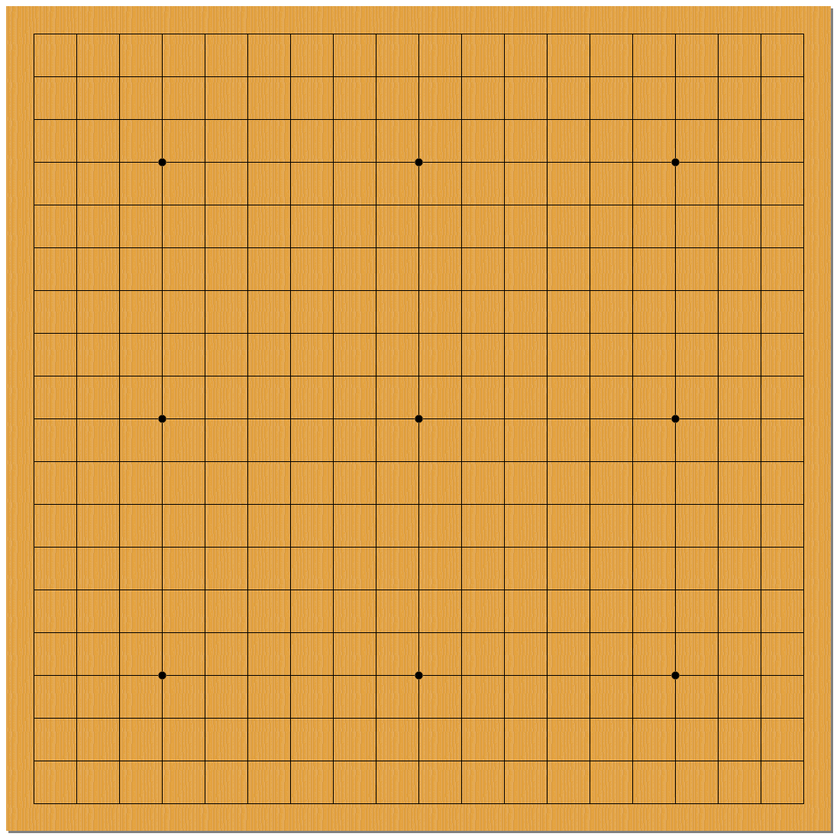
#> input picture Board.png, 840 x 840 px, shrunk from 1100 x 1100 before the run, found by its file name
$ jupyter execute read_pic.ipynb
#> lines starting #> are read from the running program, lines starting #| are printed output that depends on the picture; after the words box and inside, x2 and y2 are one past the last pixel; in counts of white or black regions, pixels touching at a corner belong together
[cell 1]
import cv2
import matplotlib.pyplot as plt
from PIL import Image
import numpy as np
from fpdf import FPDF

[cell 2]
Black = [(9,9), (8,3)]


global_array = [
        [[0],[0],[0],[0],[0],[0],[0],[0],[0],[0]],
        [[0],[0],[0],[0],[0],[0],[0],[0],[0],[0]],
        [[0],[0],[0],[0],[0],[0],[0],[0],[0],[0]],
        [[0],[0],[0],[0],[0],[0],[0],[0],[0],[0]],
        [[0],[0],[0],[0],[0],[0],[0],[0],[0],[0]],
]

print('Row:{}'.format(len(global_array)))
print('Col:{}'.format(len(global_array[0])))

# (6,6)
global_array[0][0].append((1, 8)) #0/1/2, num
global_array[0][0].append((2, 11))
global_array[0][0].append((1, 16))

global_array[2][2].append((1, 7)) #0/1/2, num
global_array[2][2].append((2, 12))
global_array[2][2].append((1, 19))

print(global_array[0][0][:])
print(len(global_array[0][0]))

print(global_array[2][2][:])
print(len(global_array[2][2]))

[cell 3]
# counter = 0
def output(array, counter):

#> called with counter = 0
    img = cv2.imread('./samples/Board.png')
#> img is the input picture: shape (840, 840, 3); mean B, G, R 75.7, 160.7, 218.6
    #img = cv2.cvtColor(img, cv2.COLOR_BGR2RGB)
    #img_gray = cv2.cvtColor(img, cv2.COLOR_BGR2GRAY)

    #outside_center_coordinates = (750,750) #44
    white_sequence_number = 2
    black_sequence_number = 1


    total_blackNum = 0
    total_whiteNum = 0

    my_dict = {}
    #center_coordinate = (548, 548)
    #left_top_coordinate = (44, 45)
    Black_board_coordinate = []
    White_board_coordinate = []


    for i in range(len(array)): #create dic to store value
        for j in range(len(array[i])):

            my_dict[(i, j)] = array[i][j] #0/1/2

            if array[i][j] != 0:
                #print("array[i][j] != 0")
                #print("global_len: ", len(global_array[i][j]))

                if len(global_array[i][j]) == 1:
                    #print("global len == 1")
                    counter = counter + 1
                    #print("counter: ", counter)

                    global_array[i][j].append((array[i][j], counter))

                else:
                    #print(global_array[i][j][-1][0])
                    if global_array[i][j][-1][0] != array[i][j]:
                        counter = counter + 1
                        global_array[i][j].append((array[i][j], counter))

    for key, value in my_dict.items(): #checking 0 / 1 / 2
        if value == 1:
            # counter += 1
            #print("value == 1")
            if key not in exit_black_array:
                #if key not in exit_white_array:
                Black.append(key)
                exit_black_array.append(key)
                # [4 lines of commented-out code are left out]

        elif value == 2:
            if key not in exit_black_array:
                White.append(key)
                exit_black_array.append(key)
            #print("added")
            #print("exit: ", exit_black_array)

    for item in Black:
        if item not in exit_white_array:
            exit_white_array.append(item)

    #print("Black -sorted", Black)
    #print("Black_array: ", Black) # return the location of black peices
    #print("White_array: ", White) # return the location of white peices
#=========================== Checking eaten peices =======================
    #if
#==========================================================================
    #changing the location into actual board coordinate
    for i in range(len(Black)):
        Black_board_coordinate.append((int(44+board_ratio * Black[i][1]) , int(44+board_ratio * Black[i][0])))
        #print("board coordinate: ", Black_board_coordinate)
        #img = cv2.circle(img, Black_board_coordinate, radius, (0, 0, 0), thinkness)
        total_blackNum += 1

    for i in range(len(White)):
        White_board_coordinate.append((int(44+board_ratio * White[i][1]) , int(44+board_ratio * White[i][0])))
        #img = cv2.circle(img, White_board_coordinate, radius, (255, 255, 255), thinkness)
        total_whiteNum += 1

    #print("黑棋總數量: ", total_blackNum)
    #print("白棋總數量: ", total_whiteNum)

#===========================================================================

#========== Draw ===============
    for i in range(len(Black_board_coordinate)): #draw black

        #print(Black_board_coordinate[i][0])
        img = cv2.circle(img, (Black_board_coordinate[i][0], Black_board_coordinate[i][1]), radius, (0, 0, 0), thinkness) #center

    for i in range(len(White_board_coordinate)): #draw white

        img = cv2.circle(img, (White_board_coordinate[i][0], White_board_coordinate[i][1]), radius, (250, 250, 250), thinkness) #center
        img = cv2.circle(img, White_board_coordinate[i], radius, (0, 0, 0), 2)


    for i in range(len(White_board_coordinate)): #white number
            if global_array[White[i][0]][White[i][1]][1][1] < 10:
                #print(counter, "if statement")
                coordinate = (White_board_coordinate[i][0]-14 , White_board_coordinate[i][1] + 15),
                fontScale = 1.4
                img = cv2.putText(img, str(global_array[White[i][0]][White[i][1]][1][1]), coordinate[0], fontFace, fontScale, (0,0,0), number_thinkness, lineType)
            else:
                #print(counter, "else statement")
                fontScale = 1.1
                coordinate = (White_board_coordinate[i][0]-24 , White_board_coordinate[i][1] + 12),
                img = cv2.putText(img, str(global_array[White[i][0]][White[i][1]][1][1]), coordinate[0], fontFace, fontScale, (0,0,0), number_thinkness, lineType)
        #white_sequence_number += 2


    for i in range(len(Black_board_coordinate)): #black number
        if global_array[Black[i][0]][Black[i][1]][1][1] < 10:
            coordinate = (Black_board_coordinate[i][0]-14 , Black_board_coordinate[i][1] + 15),
            fontScale = 1.4
        #print(Black_board_coordinate[i])
        else:
            fontScale = 1.1
            coordinate = (Black_board_coordinate[i][0]-24 , Black_board_coordinate[i][1] + 12),
        img = cv2.putText(img, str(global_array[Black[i][0]][Black[i][1]][1][1]), coordinate[0], fontFace, fontScale, (250,250,250), number_thinkness, lineType)
        # [29 lines of commented-out code are left out]
    cv2.imwrite('output.png', img)
    img = cv2.cvtColor(img, cv2.COLOR_BGR2RGB)


    plt.show()

    return counter

[cell 4]
exit_black_array = []
exit_white_array = []


White = []
Black = []
global_array = [[[0 for col in range(1)] for col in range(19)] for row in range(19)]

radius =25
thinkness = -1

board_ratio = 56

fontFace = cv2.FONT_HERSHEY_SIMPLEX
fontScale = 1.5
number_thinkness = 3
space_coordinate = 10
lineType = cv2.LINE_AA

counter = 0
array = [
        [0,0,0,0,0,0,0,0,0,0,0,0,0,0,0,0,0,0,0],
        [0,0,0,0,0,0,0,0,0,0,0,0,0,0,0,0,0,0,0],
        [0,0,0,0,0,0,0,0,0,0,0,0,0,0,0,0,0,0,0],
        [0,0,0,0,0,0,0,0,0,0,0,0,0,0,0,0,0,0,0],
        [0,0,0,0,0,0,0,0,0,0,0,0,0,0,0,0,0,0,0],
        [0,0,0,0,0,0,0,0,0,0,0,0,0,0,0,0,0,0,0],
        [0,0,0,0,0,0,0,0,0,0,0,0,0,0,0,0,0,0,0],
        [0,0,0,0,0,0,0,0,0,0,0,0,0,0,0,0,0,0,0],
        [0,0,0,0,0,0,0,0,0,0,0,0,0,0,0,0,0,0,0],
        [0,0,0,0,0,0,0,0,0,0,0,0,0,0,0,0,0,0,0],
        [0,0,0,0,0,0,0,0,0,0,0,0,0,0,0,0,0,0,0],
        [0,0,0,0,0,0,0,0,0,0,0,0,0,0,0,0,0,0,0],
        [0,0,0,0,0,0,0,0,0,0,0,0,0,0,0,0,0,0,0],
        [0,0,0,0,0,0,0,0,0,0,0,0,0,0,0,0,0,0,0],
        [0,0,0,0,0,0,0,0,0,0,0,0,0,0,0,0,0,0,0],
        [0,0,0,0,0,0,0,0,0,0,0,0,0,0,0,0,0,0,0],
        [0,0,0,0,0,0,0,0,0,0,0,0,0,0,0,0,0,0,0],
        [0,0,0,0,0,0,0,0,0,0,0,0,0,0,0,0,0,0,0],
        [0,0,0,0,0,0,0,0,0,0,0,0,0,0,0,0,0,0,0],
]
counter = output(array, counter)

array[3][3] = 1
counter = output(array,counter)

array[3][4] = 2
counter = output(array,counter)

array[2][4] = 1
counter = output(array,counter)

array[15][15] = 2
counter = output(array,counter)

array[3][5] = 1
counter = output(array,counter)

array[16][16] = 2
counter = output(array,counter)

array[4][4] = 1
counter = output(array,counter)
#> after the loop in output (call 8), `for i in range(len(Black_board_coordinate)):`: img: shape (840, 840, 3); 1.11% of pixels changed, all inside (x1, y1, x2, y2) = (187, 131, 350, 294)
#> after the loop in output (call 8), `for i in range(len(Black_board_coordinate)):`:
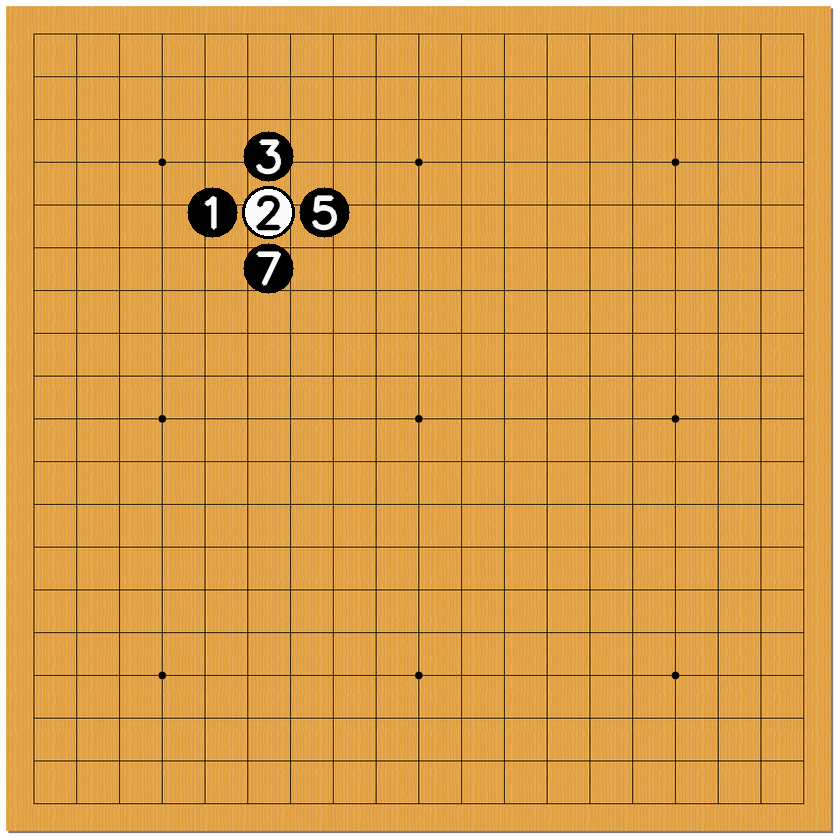
#> img: shape (840, 840, 3); mean B, G, R 75.6, 159.4, 216.4

array[17][17] = 2
counter = output(array,counter)

array[12][4] = 1
counter = output(array,counter)
#> after the loop in output (call 10), `for i in range(len(Black_board_coordinate)):`:
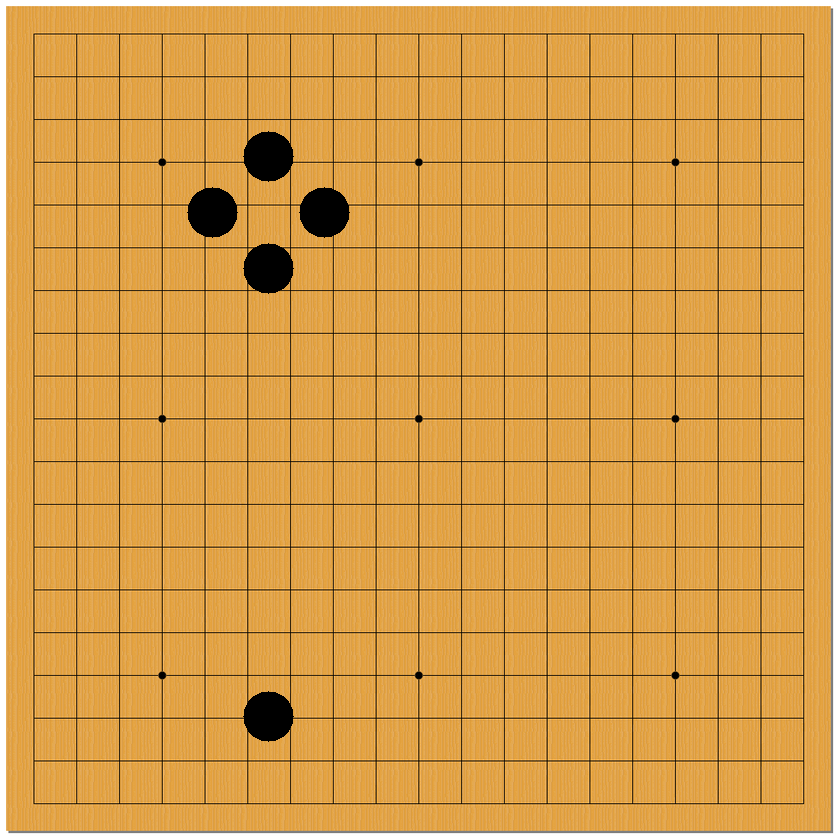
#> img: shape (840, 840, 3); 1.39% of pixels changed, all inside (x1, y1, x2, y2) = (187, 131, 350, 742)
#> the loop in output (call 10), `for i in range(len(White_board_coordinate)):` made 4 passes
#> pass 1, in output (call 10), `img = cv2.circle(img, White_board_coordinate[i], radius, (0, 0, 0), 2)`:
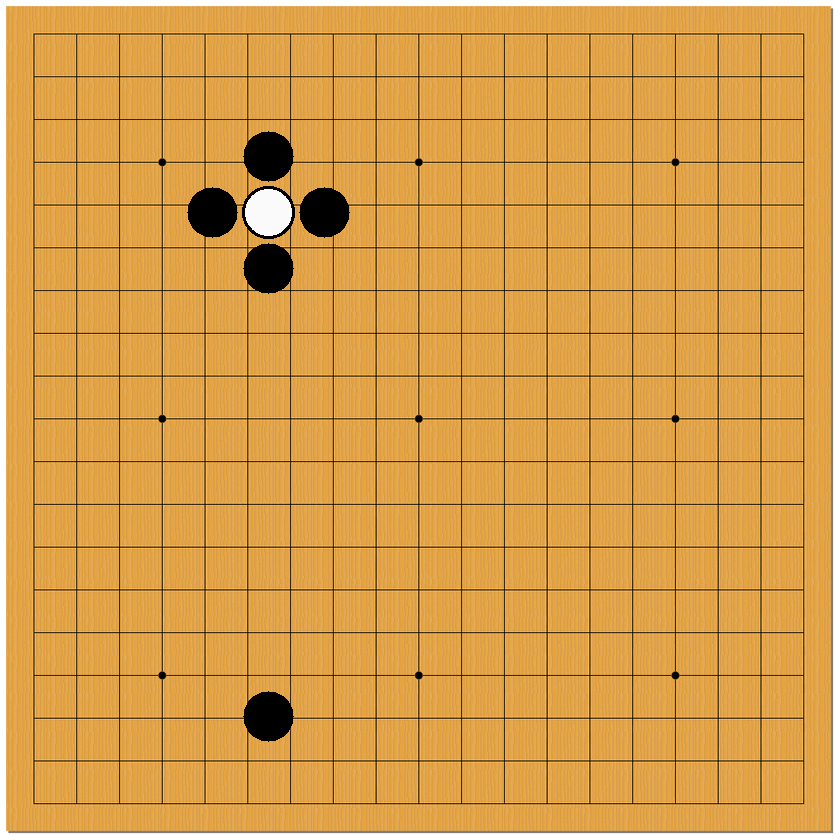
#> img: shape (840, 840, 3); mean B, G, R 75.1, 158.7, 215.5
#> the loop in output (call 10), `for i in range(len(White_board_coordinate)):` made 4 passes
#> pass 1, in output (call 10), `img = cv2.putText(img, str(global_array[White[i][0]][White[i][1]][1][1..`:
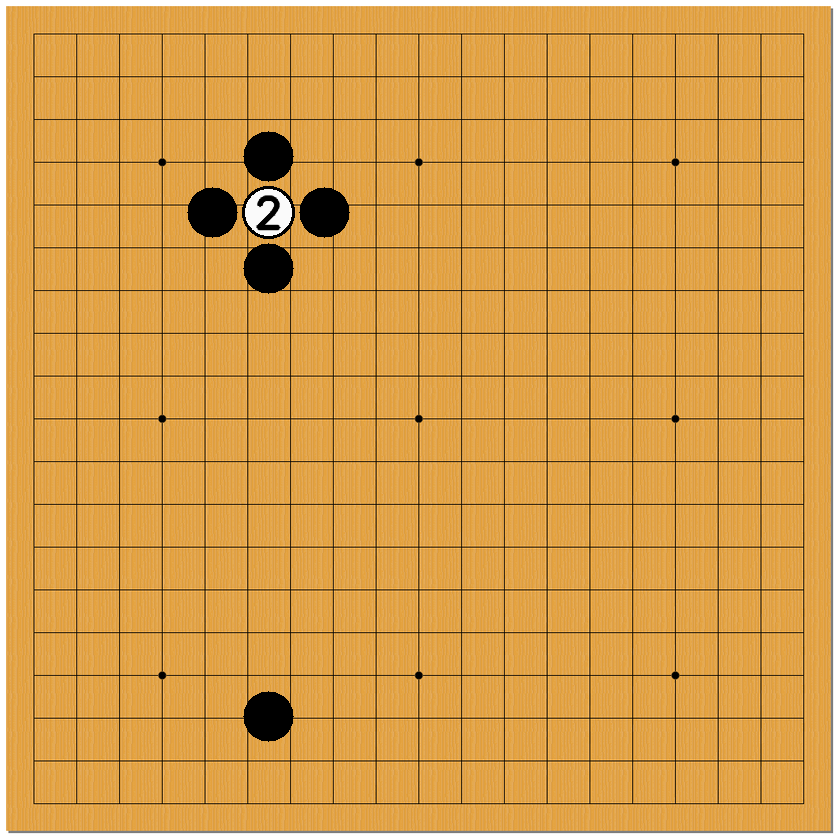
#> img: shape (840, 840, 3); 0.07% of pixels changed, all inside (x1, y1, x2, y2) = (255, 195, 282, 231)
#> the loop in output (call 10), `for i in range(len(Black_board_coordinate)):` made 5 passes
#> pass 3, in output (call 10), `img = cv2.putText(img, str(global_array[Black[i][0]][Black[i][1]][1][1..`:
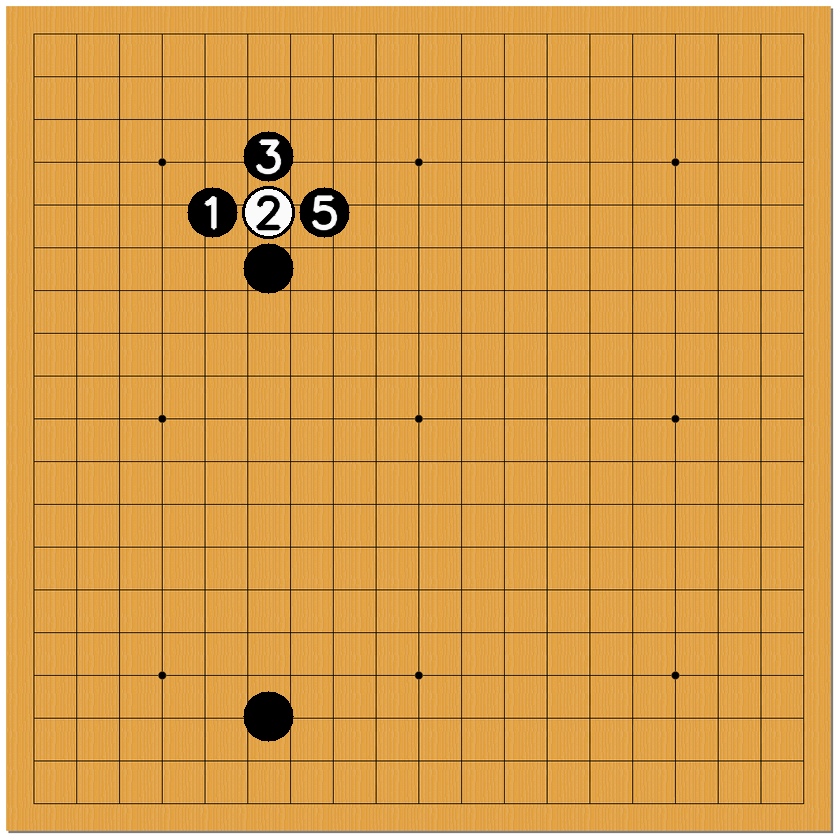
#> img: shape (840, 840, 3); mean B, G, R 75.3, 158.9, 215.7
#> after the loop in output (call 10), `for i in range(len(Black_board_coordinate)):`:
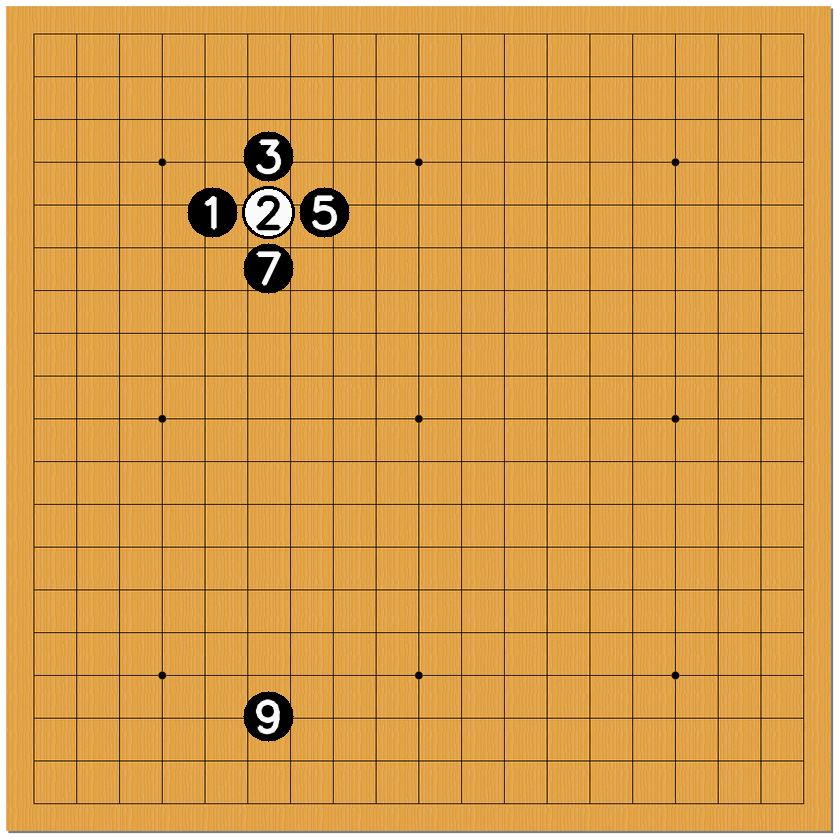
#> img: shape (840, 840, 3); 0.14% of pixels changed, all inside (x1, y1, x2, y2) = (255, 251, 282, 735)

array[18][18] = 2
counter = output(array,counter)

# array[3][3] = 2
# counter = output(array,counter)

print(global_array[3][4][:]) # x, y,
print(global_array[3][4][:]) # x, y,

[cell 5]
def create_pdf(filename, path, player_name1, player_name2, result, img, img2):
    # Create a new PDF object with A4 size (210x297 mm)
    pdf = FPDF(format='A4')

    # Add a page
    pdf.add_page()

    # Set font and font size
    pdf.set_font("Arial", size=18)

    # Write text on the header line
    pdf.set_y(15)  # Set the y-coordinate for writing text
    pdf.cell(0, 10, txt="GO Report", ln=True, align="C")

    # Draw a line for the header
    pdf.set_line_width(0.5)
    pdf.line(10, pdf.get_y(), 200, pdf.get_y())

    # Write player names and result text
    pdf.set_font("Arial", size=14)
    pdf.text(10, pdf.get_y() + 10, "black: " + player_name1)
    pdf.text(80, pdf.get_y() + 10, "White: " + player_name2)
    pdf.text(150, pdf.get_y() + 10, result)

    # Set the width and height of the image
    desired_width = 150
    desired_height = 150

    # Set the x and y coordinates for placing the image
    x = (pdf.w - desired_width) / 2
    y = (pdf.h - desired_height) / 2

    # Add the image to the PDF
    pdf.image(img, x=x, y=y-30, w=desired_width, h=desired_height)

    #find number
    status = False
    sequence = 1
    while sequence < 5:
        for row in range(19):
            for col in range(19):
                print("test")
                if len(global_array[row][col]) > 2: #eaten peice
                    if global_array[row][col][2][1] == sequence:
                        if sequence %2 != 0: #black case
                            print(global_array[row][col][:])
                            print("Black")

                            # pdf.set_fill_color(0)
                            # pdf.circle(50,50,30,style='F')
                        else: #white case
                            print(global_array[row][col][:])
                            print("White")

                            # pdf.set_fill_color(0)
                            # pdf.circle(50,50,30,style='F')
                    sequence += 1

    #find eaten peice first
    #use another dic to remove

    #draw
    # pdf.set_fill_color(0) #black
    # pdf.circle(50, 50, 30,style='F')

    # pdf.set_fill_color(255) #white
    # pdf.circle(100, 50, 30, style = 'F')
    # Save the PDF to the specified file location
    pdf.output(filename)

[cell 6]
filename = "GO_6_3.pdf"
path = "E:\Youtube music"
player_name1 = "Zackery"
player_name2 = "Bob"
result = "Winner: Zackery"
img = "E:\python_test\GO\go_game_extension-main (2)\go_game_extension-main\output.png"
img2 = "E:\python_test\GO\go_game_extension-main (2)\go_game_extension-main\white_PIC.jpg"
create_pdf(filename, path, player_name1, player_name2, result, img, img2)
#> (the call stopped at in create_pdf, `pdf = FPDF(format='A4')`: fpdf is not available in this run)
